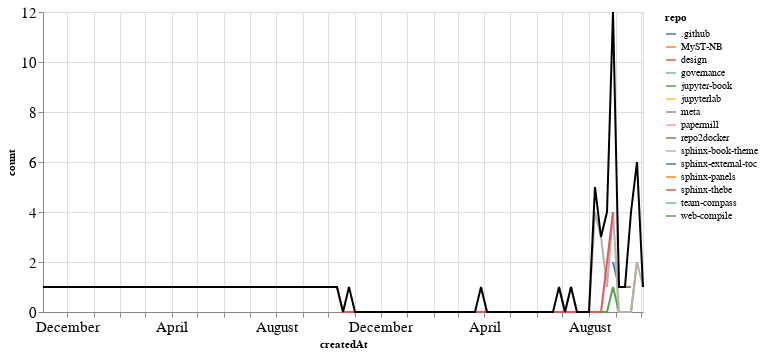

The code cell stored with this chart in its notebook:
### Markdown cell above
### PRs

### Code cell
prs_time = prs.groupby('repo').resample('W', on='createdAt').count()['author'].reset_index()
prs_time = prs_time.rename(columns={'author': 'count'})
prs_time_total = prs_time.groupby('createdAt').agg({"count": "sum"}).reset_index()

ch1 = alt.Chart(prs_time, width=600).mark_line().encode(
    x='createdAt',
    y='count',
    color='repo',
    tooltip="repo"
)

ch2 = alt.Chart(prs_time_total, width=600).mark_line(color="black").encode(
    x='createdAt',
    y='count',
)

ch1 + ch2

### Figure 1 — Vega-Lite specification as saved in the notebook (floating-point values rounded to 4 significant figures)
{"config": {"axisLeft": {"labelFontSize": 15}, "axisBottom": {"labelFontSize": 15}}, "layer": [{"data": {"name": "data-f8a74f36c7ec9e46dd5e5c1b50cf6610"}, "mark": "line", "encoding": {"color": {"type": "nominal", "field": "repo"}, "tooltip": {"type": "nominal", "field": "repo"}, "x": {"type": "temporal", "field": "createdAt"}, "y": {"type": "quantitative", "field": "count"}}, "width": 600}, {"data": {"name": "data-0f1249c6d2302850fc9ab8d3d5b59c0a"}, "mark": {"type": "line", "color": "black"}, "encoding": {"x": {"type": "temporal", "field": "createdAt"}, "y": {"type": "quantitative", "field": "count"}}, "width": 600}], "$schema": "https://vega.github.io/schema/vega-lite/v4.8.1.json", "datasets": {"data-f8a74f36c7ec9e46dd5e5c1b50cf6610": [{"repo": ".github", "createdAt": "2021-08-29T00:00:00", "count": 2}, {"repo": ".github", "createdAt": "2021-09-05T00:00:00", "count": 1}, {"repo": "MyST-NB", "createdAt": "2021-08-08T00:00:00", "count": 1}, {"repo": "design", "createdAt": "2019-11-03T00:00:00", "count": 1}, {"repo": "governance", "createdAt": "2021-09-19T00:00:00", "count": 2}, {"repo": "jupyter-book", "createdAt": "2021-06-27T00:00:00", "count": 1}, {"repo": "jupyter-book", "createdAt": "2021-07-04T00:00:00", "count": 0}, {"repo": "jupyter-book", "createdAt": "2021-07-11T00:00:00", "count": 0}, {"repo": "jupyter-book", "createdAt": "2021-07-18T00:00:00", "count": 0}, {"repo": "jupyter-book", "createdAt": "2021-07-25T00:00:00", "count": 0}, {"repo": "jupyter-book", "createdAt": "2021-08-01T00:00:00", "count": 0}, {"repo": "jupyter-book", "createdAt": "2021-08-08T00:00:00", "count": 0}, {"repo": "jupyter-book", "createdAt": "2021-08-15T00:00:00", "count": 0}, {"repo": "jupyter-book", "createdAt": "2021-08-22T00:00:00", "count": 0}, {"repo": "jupyter-book", "createdAt": "2021-08-29T00:00:00", "count": 1}, {"repo": "jupyter-book", "createdAt": "2021-09-05T00:00:00", "count": 0}, {"repo": "jupyter-book", "createdAt": "2021-09-12T00:00:00", "count": 0}, {"repo": "jupyter-book", "createdAt": "2021-09-19T00:00:00", "count": 0}, {"repo": "jupyter-book", "createdAt": "2021-09-26T00:00:00", "count": 2}, {"repo": "jupyterlab", "createdAt": "2020-08-09T00:00:00", "count": 1}, {"repo": "meta", "createdAt": "2021-08-22T00:00:00", "count": 1}, {"repo": "papermill", "createdAt": "2021-08-29T00:00:00", "count": 1}, {"repo": "repo2docker", "createdAt": "2021-09-12T00:00:00", "count": 1}, {"repo": "repo2docker", "createdAt": "2021-09-19T00:00:00", "count": 1}, {"repo": "sphinx-book-theme", "createdAt": "2021-03-28T00:00:00", "count": 1}, {"repo": "sphinx-book-theme", "createdAt": "2021-04-04T00:00:00", "count": 0}, {"repo": "sphinx-book-theme", "createdAt": "2021-04-11T00:00:00", "count": 0}, {"repo": "sphinx-book-theme", "createdAt": "2021-04-18T00:00:00", "count": 0}, {"repo": "sphinx-book-theme", "createdAt": "2021-04-25T00:00:00", "count": 0}, {"repo": "sphinx-book-theme", "createdAt": "2021-05-02T00:00:00", "count": 0}, {"repo": "sphinx-book-theme", "createdAt": "2021-05-09T00:00:00", "count": 0}, {"repo": "sphinx-book-theme", "createdAt": "2021-05-16T00:00:00", "count": 0}, {"repo": "sphinx-book-theme", "createdAt": "2021-05-23T00:00:00", "count": 0}, {"repo": "sphinx-book-theme", "createdAt": "2021-05-30T00:00:00", "count": 0}, {"repo": "sphinx-book-theme", "createdAt": "2021-06-06T00:00:00", "count": 0}, {"repo": "sphinx-book-theme", "createdAt": "2021-06-13T00:00:00", "count": 0}, {"repo": "sphinx-book-theme", "createdAt": "2021-06-20T00:00:00", "count": 0}, {"repo": "sphinx-book-theme", "createdAt": "2021-06-27T00:00:00", "count": 0}, {"repo": "sphinx-book-theme", "createdAt": "2021-07-04T00:00:00", "count": 0}, {"repo": "sphinx-book-theme", "createdAt": "2021-07-11T00:00:00", "count": 1}, {"repo": "sphinx-book-theme", "createdAt": "2021-07-18T00:00:00", "count": 0}, {"repo": "sphinx-book-theme", "createdAt": "2021-07-25T00:00:00", "count": 0}, {"repo": "sphinx-book-theme", "createdAt": "2021-08-01T00:00:00", "count": 0}, {"repo": "sphinx-book-theme", "createdAt": "2021-08-08T00:00:00", "count": 4}, {"repo": "sphinx-book-theme", "createdAt": "2021-08-15T00:00:00", "count": 3}, {"repo": "sphinx-book-theme", "createdAt": "2021-08-22T00:00:00", "count": 1}, {"repo": "sphinx-book-theme", "createdAt": "2021-08-29T00:00:00", "count": 4}, {"repo": "sphinx-book-theme", "createdAt": "2021-09-05T00:00:00", "count": 0}, {"repo": "sphinx-book-theme", "createdAt": "2021-09-12T00:00:00", "count": 0}, {"repo": "sphinx-book-theme", "createdAt": "2021-09-19T00:00:00", "count": 0}, {"repo": "sphinx-book-theme", "createdAt": "2021-09-26T00:00:00", "count": 2}, {"repo": "sphinx-book-theme", "createdAt": "2021-10-03T00:00:00", "count": 1}, {"repo": "sphinx-external-toc", "createdAt": "2021-09-19T00:00:00", "count": 1}, {"repo": "sphinx-panels", "createdAt": "2020-10-25T00:00:00", "count": 1}, {"repo": "sphinx-thebe", "createdAt": "2020-10-11T00:00:00", "count": 1}, {"repo": "sphinx-thebe", "createdAt": "2020-10-18T00:00:00", "count": 0}, {"repo": "sphinx-thebe", "createdAt": "2020-10-25T00:00:00", "count": 0}, {"repo": "sphinx-thebe", "createdAt": "2020-11-01T00:00:00", "count": 0}, {"repo": "sphinx-thebe", "createdAt": "2020-11-08T00:00:00", "count": 0}, {"repo": "sphinx-thebe", "createdAt": "2020-11-15T00:00:00", "count": 0}, {"repo": "sphinx-thebe", "createdAt": "2020-11-22T00:00:00", "count": 0}, {"repo": "sphinx-thebe", "createdAt": "2020-11-29T00:00:00", "count": 0}, {"repo": "sphinx-thebe", "createdAt": "2020-12-06T00:00:00", "count": 0}, {"repo": "sphinx-thebe", "createdAt": "2020-12-13T00:00:00", "count": 0}, {"repo": "sphinx-thebe", "createdAt": "2020-12-20T00:00:00", "count": 0}, {"repo": "sphinx-thebe", "createdAt": "2020-12-27T00:00:00", "count": 0}, {"repo": "sphinx-thebe", "createdAt": "2021-01-03T00:00:00", "count": 0}, {"repo": "sphinx-thebe", "createdAt": "2021-01-10T00:00:00", "count": 0}, {"repo": "sphinx-thebe", "createdAt": "2021-01-17T00:00:00", "count": 0}, {"repo": "sphinx-thebe", "createdAt": "2021-01-24T00:00:00", "count": 0}, {"repo": "sphinx-thebe", "createdAt": "2021-01-31T00:00:00", "count": 0}, {"repo": "sphinx-thebe", "createdAt": "2021-02-07T00:00:00", "count": 0}, {"repo": "sphinx-thebe", "createdAt": "2021-02-14T00:00:00", "count": 0}, {"repo": "sphinx-thebe", "createdAt": "2021-02-21T00:00:00", "count": 0}, {"repo": "sphinx-thebe", "createdAt": "2021-02-28T00:00:00", "count": 0}, {"repo": "sphinx-thebe", "createdAt": "2021-03-07T00:00:00", "count": 0}, {"repo": "sphinx-thebe", "createdAt": "2021-03-14T00:00:00", "count": 0}, {"repo": "sphinx-thebe", "createdAt": "2021-03-21T00:00:00", "count": 0}, {"repo": "sphinx-thebe", "createdAt": "2021-03-28T00:00:00", "count": 0}, {"repo": "sphinx-thebe", "createdAt": "2021-04-04T00:00:00", "count": 0}, {"repo": "sphinx-thebe", "createdAt": "2021-04-11T00:00:00", "count": 0}, {"repo": "sphinx-thebe", "createdAt": "2021-04-18T00:00:00", "count": 0}, {"repo": "sphinx-thebe", "createdAt": "2021-04-25T00:00:00", "count": 0}, {"repo": "sphinx-thebe", "createdAt": "2021-05-02T00:00:00", "count": 0}, {"repo": "sphinx-thebe", "createdAt": "2021-05-09T00:00:00", "count": 0}, {"repo": "sphinx-thebe", "createdAt": "2021-05-16T00:00:00", "count": 0}, {"repo": "sphinx-thebe", "createdAt": "2021-05-23T00:00:00", "count": 0}, {"repo": "sphinx-thebe", "createdAt": "2021-05-30T00:00:00", "count": 0}, {"repo": "sphinx-thebe", "createdAt": "2021-06-06T00:00:00", "count": 0}, {"repo": "sphinx-thebe", "createdAt": "2021-06-13T00:00:00", "count": 0}, {"repo": "sphinx-thebe", "createdAt": "2021-06-20T00:00:00", "count": 0}, {"repo": "sphinx-thebe", "createdAt": "2021-06-27T00:00:00", "count": 0}, {"repo": "sphinx-thebe", "createdAt": "2021-07-04T00:00:00", "count": 0}, {"repo": "sphinx-thebe", "createdAt": "2021-07-11T00:00:00", "count": 0}, {"repo": "sphinx-thebe", "createdAt": "2021-07-18T00:00:00", "count": 0}, {"repo": "sphinx-thebe", "createdAt": "2021-07-25T00:00:00", "count": 0}, {"repo": "sphinx-thebe", "createdAt": "2021-08-01T00:00:00", "count": 0}, {"repo": "sphinx-thebe", "createdAt": "2021-08-08T00:00:00", "count": 0}, {"repo": "sphinx-thebe", "createdAt": "2021-08-15T00:00:00", "count": 0}, {"repo": "sphinx-thebe", "createdAt": "2021-08-22T00:00:00", "count": 2}, {"repo": "sphinx-thebe", "createdAt": "2021-08-29T00:00:00", "count": 4}, {"repo": "team-compass", "createdAt": "2021-09-26T00:00:00", "count": 1}, {"repo": "web-compile", "createdAt": "2021-09-26T00:00:00", "count": 1}], "data-0f1249c6d2302850fc9ab8d3d5b59c0a": [{"createdAt": "2019-11-03T00:00:00", "count": 1}, {"createdAt": "2020-08-09T00:00:00", "count": 1}, {"createdAt": "2020-10-11T00:00:00", "count": 1}, {"createdAt": "2020-10-18T00:00:00", "count": 0}, {"createdAt": "2020-10-25T00:00:00", "count": 1}, {"createdAt": "2020-11-01T00:00:00", "count": 0}, {"createdAt": "2020-11-08T00:00:00", "count": 0}, {"createdAt": "2020-11-15T00:00:00", "count": 0}, {"createdAt": "2020-11-22T00:00:00", "count": 0}, {"createdAt": "2020-11-29T00:00:00", "count": 0}, {"createdAt": "2020-12-06T00:00:00", "count": 0}, {"createdAt": "2020-12-13T00:00:00", "count": 0}, {"createdAt": "2020-12-20T00:00:00", "count": 0}, {"createdAt": "2020-12-27T00:00:00", "count": 0}, {"createdAt": "2021-01-03T00:00:00", "count": 0}, {"createdAt": "2021-01-10T00:00:00", "count": 0}, {"createdAt": "2021-01-17T00:00:00", "count": 0}, {"createdAt": "2021-01-24T00:00:00", "count": 0}, {"createdAt": "2021-01-31T00:00:00", "count": 0}, {"createdAt": "2021-02-07T00:00:00", "count": 0}, {"createdAt": "2021-02-14T00:00:00", "count": 0}, {"createdAt": "2021-02-21T00:00:00", "count": 0}, {"createdAt": "2021-02-28T00:00:00", "count": 0}, {"createdAt": "2021-03-07T00:00:00", "count": 0}, {"createdAt": "2021-03-14T00:00:00", "count": 0}, {"createdAt": "2021-03-21T00:00:00", "count": 0}, {"createdAt": "2021-03-28T00:00:00", "count": 1}, {"createdAt": "2021-04-04T00:00:00", "count": 0}, {"createdAt": "2021-04-11T00:00:00", "count": 0}, {"createdAt": "2021-04-18T00:00:00", "count": 0}, {"createdAt": "2021-04-25T00:00:00", "count": 0}, {"createdAt": "2021-05-02T00:00:00", "count": 0}, {"createdAt": "2021-05-09T00:00:00", "count": 0}, {"createdAt": "2021-05-16T00:00:00", "count": 0}, {"createdAt": "2021-05-23T00:00:00", "count": 0}, {"createdAt": "2021-05-30T00:00:00", "count": 0}, {"createdAt": "2021-06-06T00:00:00", "count": 0}, {"createdAt": "2021-06-13T00:00:00", "count": 0}, {"createdAt": "2021-06-20T00:00:00", "count": 0}, {"createdAt": "2021-06-27T00:00:00", "count": 1}, {"createdAt": "2021-07-04T00:00:00", "count": 0}, {"createdAt": "2021-07-11T00:00:00", "count": 1}, {"createdAt": "2021-07-18T00:00:00", "count": 0}, {"createdAt": "2021-07-25T00:00:00", "count": 0}, {"createdAt": "2021-08-01T00:00:00", "count": 0}, {"createdAt": "2021-08-08T00:00:00", "count": 5}, {"createdAt": "2021-08-15T00:00:00", "count": 3}, {"createdAt": "2021-08-22T00:00:00", "count": 4}, {"createdAt": "2021-08-29T00:00:00", "count": 12}, {"createdAt": "2021-09-05T00:00:00", "count": 1}, {"createdAt": "2021-09-12T00:00:00", "count": 1}, {"createdAt": "2021-09-19T00:00:00", "count": 4}, {"createdAt": "2021-09-26T00:00:00", "count": 6}, {"createdAt": "2021-10-03T00:00:00", "count": 1}]}}
